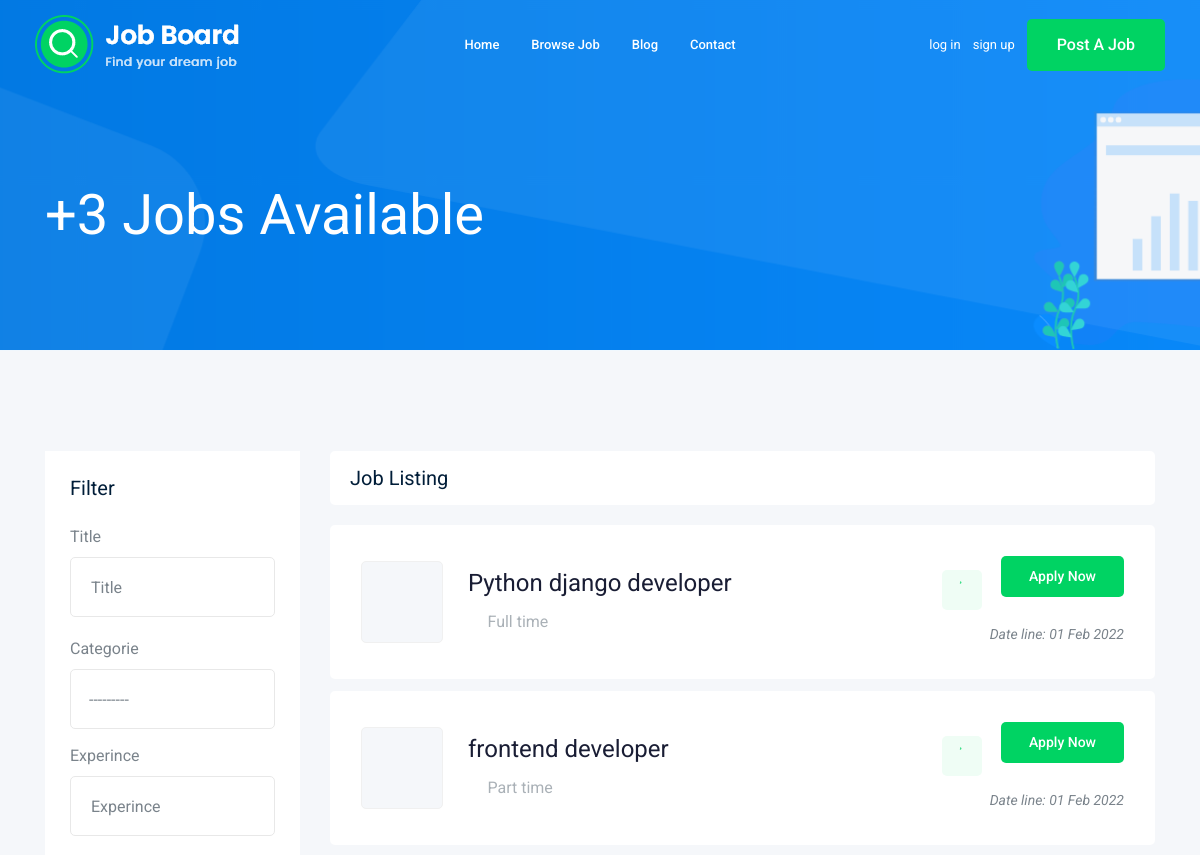
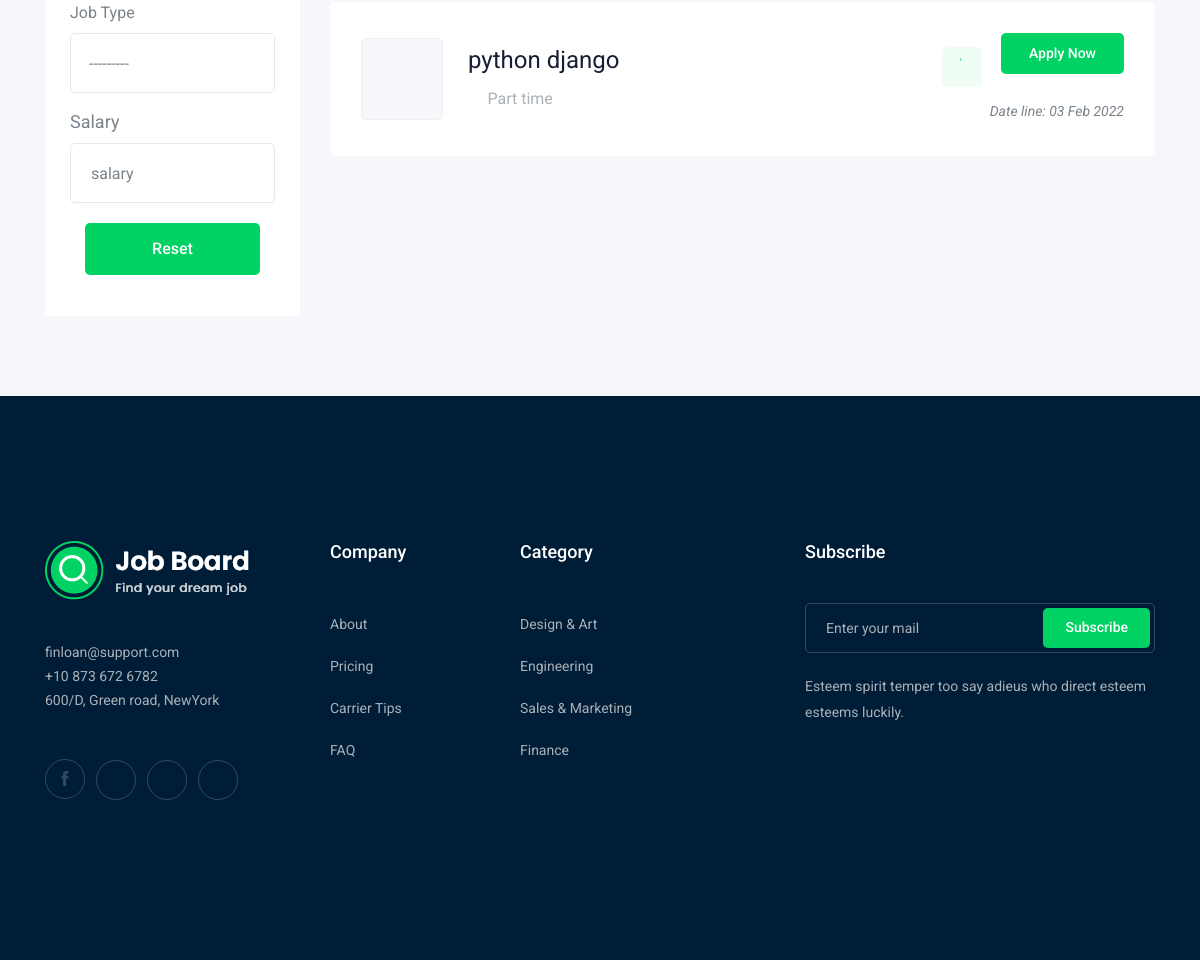
The page / on the database its author committed (2 pictures, top to bottom).
### job/models.py (models this page shows, shortened)
class job(models.Model):
    user = models.ForeignKey(User, on_delete=models.CASCADE)
    title = models.CharField(max_length=50)
    job_type_choices = (
        ('Full time', 'Full time'),
        ('Part time', 'Part time')
    )
    job_type = models.CharField(max_length=15, choices=job_type_choices)
    description = models.TextField(max_length=500)
    publish_at = models.DateTimeField(auto_now=True)
    salary = models.IntegerField(default=1200)
    vacancy = models.IntegerField(default= 1)
    experince = models.IntegerField(default= 0)
    categorie = models.ForeignKey("categorie", on_delete=models.CASCADE)
    image = models.ImageField( upload_to= image_upload, height_field=None, width_field=None, max_length=None)
    slug = models.SlugField(null=True,blank=True,unique=True)
    def __str__(self) -> str:
        return self.title

### job/views.py (the view)
# urls.py: path('',views.jobs,name='home'),
def jobs(request):
    all_jobs = job.objects.all()
    job_filter = filter(request.GET)
    if job_filter.is_valid():
        if job_filter.cleaned_data['title'] != '':
            all_jobs =all_jobs.filter(title__icontains= job_filter.cleaned_data['title'])
        if job_filter.cleaned_data['experince'] != None :
            all_jobs =all_jobs.filter(experince = job_filter.cleaned_data['experince'])
        if job_filter.cleaned_data['salary'] != None :
            all_jobs =all_jobs.filter(salary  = job_filter.cleaned_data['salary'])
        if job_filter.cleaned_data['categorie'] != None :
            all_jobs =all_jobs.filter(categorie=job_filter.cleaned_data['categorie'])
        if job_filter.cleaned_data['job_type'] != '':
            all_jobs =all_jobs.filter(job_type= job_filter.cleaned_data['job_type'])
    paginator = Paginator(all_jobs,4)
    page_number = request.GET.get('page')
    page_obj = paginator.get_page(page_number)
    context = { 'jobs'          : page_obj,
                'all_jobs'      : all_jobs,
                'filter_form'   : job_filter,
                }
    return render(request,'job/jobs.html',context=context)

### job/form.py
class filter(forms.ModelForm,forms.Form):
    def __init__(self, *args, **kwargs):
        super(filter, self).__init__(*args, **kwargs)
        self.fields['title'].required = False
        self.fields['experince'].required = False
        self.fields['job_type'].required = False
        self.fields['categorie'].required = False
        self.fields['salary'].required = False
    class Meta:
        model = job
        fields = ['title','experince','categorie','salary','job_type']
        widgets ={
            'title'     : forms.TextInput({'type':"text", "placeholder":"Title"}),
            'experince' : forms.TextInput({'type':"text", "placeholder":"Experince"}),
            'job_type'  : forms.Select(attrs={'class':'wide','placeholder':'Job Type'}),
            'categorie' : forms.Select(attrs={'class':'wide'}),
            'salary'    : forms.TextInput(attrs={'class':'wide','placeholder':'salary'})
        }

### job/models.py (called while the page is built)
    def __str__(self) -> str:
        return self.categorie

### templates/job/jobs.html (shortened to what this page needs)
{% extends 'base/base.html' %}
{% load static %}
{% block body %}
<!doctype html>
<html class="no-js" lang="zxx">
    <div class="bradcam_area bradcam_bg_1">
        <div class="container">
            <div class="row">
                <div class="col-xl-12">
                    <div class="bradcam_text">
                        <h3>+{{all_jobs|length}} Jobs Available</h3>
                    </div>
                </div>
            </div>
        </div>
    </div>
    <div class="job_listing_area plus_padding">
        <div class="container">
            <div class="row">
                <div class="col-lg-3">
                    <div class="job_filter white-bg">
                        <div class="form_inner white-bg">
                            <h3>Filter</h3>
                            <form method="GET">
                                <div class="row">
                                    <div class="col-lg-12">
                                        <div class="single_field">
                                            <label readonly style="border:0; color:#7A838B; font-size: 16px; font-weight:400;">{{filter_form.title.name|title}}</label>
                                            {{filter_form.title}}
                                        </div>
                                    </div>
                                    <div class="col-lg-12">
                                        <div class="single_field">
                                            <label readonly style="border:0; color:#7A838B; font-size: 16px; font-weight:400;">{{filter_form.categorie.name|title}}</label>
                                        </div>
                                    </div>
                                    <div class="col-lg-12">
                                        <div class="single_field">
                                            <label readonly style="border:0; color:#7A838B; font-size: 16px; font-weight:400;">{{filter_form.experince.name|title}}</label>
                                            {{filter_form.experince}}
                                        </div>
                                    </div>
                                    <div class="col-lg-12">
                                        <div class="single_field">
                                            <label readonly style="border:0; color:#7A838B; font-size: 16px; font-weight:400;">Job Type</label>
                                        </div>
                                    </div>
                                </div>
                                <div class="single_field">
                                    <label readonly style="border:0; color:#7A838B; font-size: 18px; font-weight:400;">{{filter_form.salary.name|title}}</label>
                                    {{filter_form.salary}}
                                </div>
                                <div class="col-md-12">
                                    <div class="submit_btn">
                                        <button class="boxed-btn3 w-100" type="submit">Reset</button>
                                    </div>
                                </div>
                            </form>
                        </div>
                    </div>
                </div>
                <div class="col-lg-9">
                    <div class="recent_joblist_wrap">
                        <div class="recent_joblist white-bg ">
                            <div class="row align-items-center">
                                <div class="col-md-6">
                                    <h4>Job Listing</h4>
                                </div>
                                <div class="col-md-6">
                                </div>
                            </div>
                        </div>
                    </div>
                    <div class="job_lists m-0">
                        <div class="row">
                            <div class="col-lg-12 col-md-12">
                                {% for job in jobs %}
                                <div class="single_jobs white-bg d-flex justify-content-between">
                                    <div class="jobs_left d-flex align-items-center">
                                        <div class="thumb">
                                        </div>
                                        <div class="jobs_conetent">
                                            <a href="{% url 'job-details' job.slug %}"><h4>{{job}}</h4></a>
                                            <div class="links_locat d-flex align-items-center">
                                                <div class="location">
                                                    <p> <i class="fa fa-clock-o"></i>{{job.job_type}}</p>
                                                </div>
                                            </div>
                                        </div>
                                    </div>
                                    <div class="jobs_right">
                                        <div class="apply_now">
                                            <a class="heart_mark" href="#"> <i class="fa fa-heart"></i> </a>
                                            <a href="{% url 'job-details' job.slug %}" class="boxed-btn3">Apply Now</a>
                                        </div>
                                        <div class="date">
                                            <p>Date line: {{job.publish_at|date:"d M Y"}}</p>
                                        </div>
                                    </div>
                                </div>
                                {% endfor %}
                            </div>
                        </div>
                        </div>
                    </div>
                </div>
            </div>
        </div>
{% endblock body %}

### rows shown on the page
job: title "Python django developer", job_type "Full time", publish_at "01 Feb 2022"
job: title "frontend developer", job_type "Part time", publish_at "01 Feb 2022"
job: title "python django", job_type "Part time", publish_at "03 Feb 2022"

### other values the page prints
{{ all_jobs|length }} "3"
{{ filter_form.title.name|title }} "Title"
{{ filter_form.categorie.name|title }} "Categorie"
{{ filter_form.experince.name|title }} "Experince"
{{ filter_form.salary.name|title }} "Salary"
